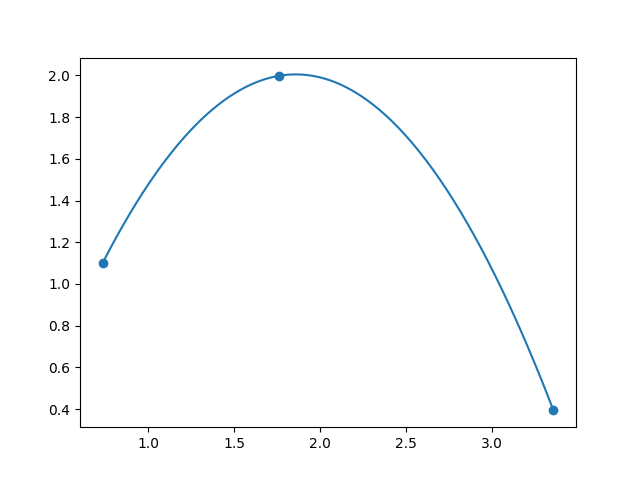

Source code (Python):
import numpy as np

def poly(x,y):
    n = len(x)-1
    A =[]
    B =[]
    for xi in x:
        row = [1]
        for j in range(1, n+1):
            row.append(xi ** j)
        A.append(row)
    return np.linalg.solve(A, y)

def func_poly(x, coeffs):
    first = coeffs[0]
    return first + sum([ai * x ** j for j, ai in enumerate(coeffs[1:], 1)])

def f(x):
    return np.cos(np.exp(-x*x)) + np.sin((x*x)/2)

if __name__ == '__main__':

    # Exemplo 1
    x = [0.733, 1.762, 3.356]
    y = []

    # Para funções, deixar y vazio e usar:
    for i in x:
        y.append(f(i))

    coeffs = poly(x, y)
    print(coeffs)

    def p(x):
        return func_poly(x, coeffs)

    # visualização
    import matplotlib.pyplot as plt

    plt.scatter(x,y)

    t = np.linspace(min(x), max(x), 200)
    pt = [p(ti) for ti in t]


    plt.plot(t, pt)
    plt.savefig('interp.png')
